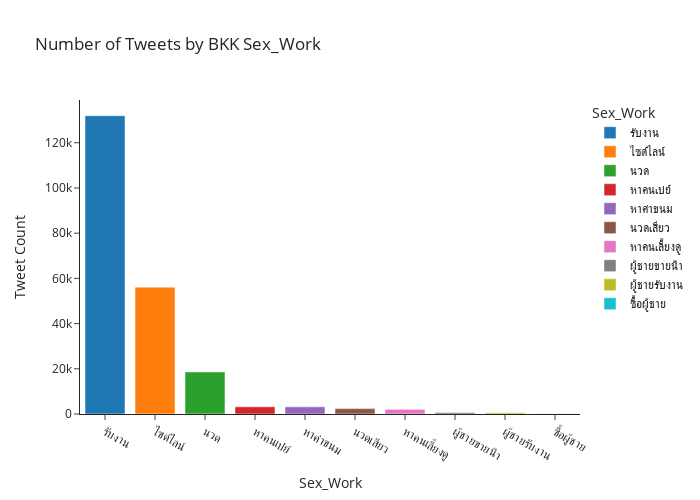

Notebook source saved alongside this figure:
### Code cell
sexwork_plot = count_plot_by_group(df_tweet_processed, "Sex_Work")
sexwork_plot

### Figure 1 — Plotly figure (JSON) as saved in the notebook; plotly's stock layout.template omitted (floating-point values rounded to 4 significant figures)
{"data": [{"alignmentgroup": "True", "hovertemplate": "Sex_Work=%{x}<br>Tweet Count=%{y}<extra></extra>", "legendgroup": "รับงาน", "marker": {"color": "#1F77B4", "pattern": {"shape": ""}}, "name": "รับงาน", "offsetgroup": "รับงาน", "orientation": "v", "showlegend": true, "textposition": "auto", "type": "bar", "x": ["รับงาน"], "xaxis": "x", "y": [131976], "yaxis": "y"}, {"alignmentgroup": "True", "hovertemplate": "Sex_Work=%{x}<br>Tweet Count=%{y}<extra></extra>", "legendgroup": "ไซด์ไลน์", "marker": {"color": "#FF7F0E", "pattern": {"shape": ""}}, "name": "ไซด์ไลน์", "offsetgroup": "ไซด์ไลน์", "orientation": "v", "showlegend": true, "textposition": "auto", "type": "bar", "x": ["ไซด์ไลน์"], "xaxis": "x", "y": [56128], "yaxis": "y"}, {"alignmentgroup": "True", "hovertemplate": "Sex_Work=%{x}<br>Tweet Count=%{y}<extra></extra>", "legendgroup": "นวด", "marker": {"color": "#2CA02C", "pattern": {"shape": ""}}, "name": "นวด", "offsetgroup": "นวด", "orientation": "v", "showlegend": true, "textposition": "auto", "type": "bar", "x": ["นวด"], "xaxis": "x", "y": [18613], "yaxis": "y"}, {"alignmentgroup": "True", "hovertemplate": "Sex_Work=%{x}<br>Tweet Count=%{y}<extra></extra>", "legendgroup": "หาคนเปย์", "marker": {"color": "#D62728", "pattern": {"shape": ""}}, "name": "หาคนเปย์", "offsetgroup": "หาคนเปย์", "orientation": "v", "showlegend": true, "textposition": "auto", "type": "bar", "x": ["หาคนเปย์"], "xaxis": "x", "y": [3187], "yaxis": "y"}, {"alignmentgroup": "True", "hovertemplate": "Sex_Work=%{x}<br>Tweet Count=%{y}<extra></extra>", "legendgroup": "หาค่าขนม", "marker": {"color": "#9467BD", "pattern": {"shape": ""}}, "name": "หาค่าขนม", "offsetgroup": "หาค่าขนม", "orientation": "v", "showlegend": true, "textposition": "auto", "type": "bar", "x": ["หาค่าขนม"], "xaxis": "x", "y": [3161], "yaxis": "y"}, {"alignmentgroup": "True", "hovertemplate": "Sex_Work=%{x}<br>Tweet Count=%{y}<extra></extra>", "legendgroup": "นวดเสียว", "marker": {"color": "#8C564B", "pattern": {"shape": ""}}, "name": "นวดเสียว", "offsetgroup": "นวดเสียว", "orientation": "v", "showlegend": true, "textposition": "auto", "type": "bar", "x": ["นวดเสียว"], "xaxis": "x", "y": [2387], "yaxis": "y"}, {"alignmentgroup": "True", "hovertemplate": "Sex_Work=%{x}<br>Tweet Count=%{y}<extra></extra>", "legendgroup": "หาคนเลี้ยงดู", "marker": {"color": "#E377C2", "pattern": {"shape": ""}}, "name": "หาคนเลี้ยงดู", "offsetgroup": "หาคนเลี้ยงดู", "orientation": "v", "showlegend": true, "textposition": "auto", "type": "bar", "x": ["หาคนเลี้ยงดู"], "xaxis": "x", "y": [2049], "yaxis": "y"}, {"alignmentgroup": "True", "hovertemplate": "Sex_Work=%{x}<br>Tweet Count=%{y}<extra></extra>", "legendgroup": "ผู้ชายขายน้ํา", "marker": {"color": "#7F7F7F", "pattern": {"shape": ""}}, "name": "ผู้ชายขายน้ํา", "offsetgroup": "ผู้ชายขายน้ํา", "orientation": "v", "showlegend": true, "textposition": "auto", "type": "bar", "x": ["ผู้ชายขายน้ํา"], "xaxis": "x", "y": [625], "yaxis": "y"}, {"alignmentgroup": "True", "hovertemplate": "Sex_Work=%{x}<br>Tweet Count=%{y}<extra></extra>", "legendgroup": "ผู้ชายรับงาน", "marker": {"color": "#BCBD22", "pattern": {"shape": ""}}, "name": "ผู้ชายรับงาน", "offsetgroup": "ผู้ชายรับงาน", "orientation": "v", "showlegend": true, "textposition": "auto", "type": "bar", "x": ["ผู้ชายรับงาน"], "xaxis": "x", "y": [566], "yaxis": "y"}, {"alignmentgroup": "True", "hovertemplate": "Sex_Work=%{x}<br>Tweet Count=%{y}<extra></extra>", "legendgroup": "ซื้อผู้ชาย", "marker": {"color": "#17BECF", "pattern": {"shape": ""}}, "name": "ซื้อผู้ชาย", "offsetgroup": "ซื้อผู้ชาย", "orientation": "v", "showlegend": true, "textposition": "auto", "type": "bar", "x": ["ซื้อผู้ชาย"], "xaxis": "x", "y": [78], "yaxis": "y"}], "layout": {"barmode": "relative", "height": 500, "legend": {"title": {"text": "Sex_Work"}, "tracegroupgap": 0}, "title": {"text": "Number of Tweets by BKK Sex_Work"}, "width": 700, "xaxis": {"anchor": "y", "categoryarray": ["รับงาน", "ไซด์ไลน์", "นวด", "หาคนเปย์", "หาค่าขนม", "นวดเสียว", "หาคนเลี้ยงดู", "ผู้ชายขายน้ํา", "ผู้ชายรับงาน", "ซื้อผู้ชาย"], "categoryorder": "array", "domain": [0, 1], "title": {"text": "Sex_Work"}}, "yaxis": {"anchor": "x", "domain": [0, 1], "title": {"text": "Tweet Count"}}}}
